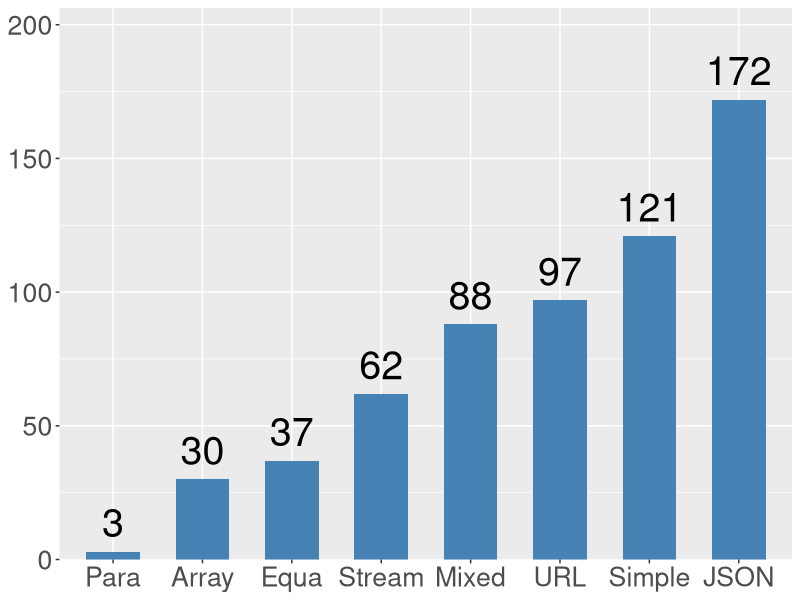

Write the R code that produced this figure.

data <- data.frame(
  site=c("Para","Array","Equa","Stream","Mixed", "URL", "Simple", "JSON"),
  incid=c(3,30,37,62,88, 97, 121, 172))
head(data)

library(ggplot2)
library(dplyr)

plot <- data %>%
  ggplot(aes(x=reorder(site,+incid), y=incid)) + 
  geom_bar(stat="identity",fill="steelblue", width = 0.60)+ scale_y_continuous(expand = expansion(mult = c(0, .2))) + 
  theme(text=element_text(size=24)) + theme(axis.title.x = element_blank()) + theme(axis.title.y = element_blank()) + geom_text(aes(label = incid, vjust = -0.5), size = 10) 
ggsave("plot.png", height = 6)